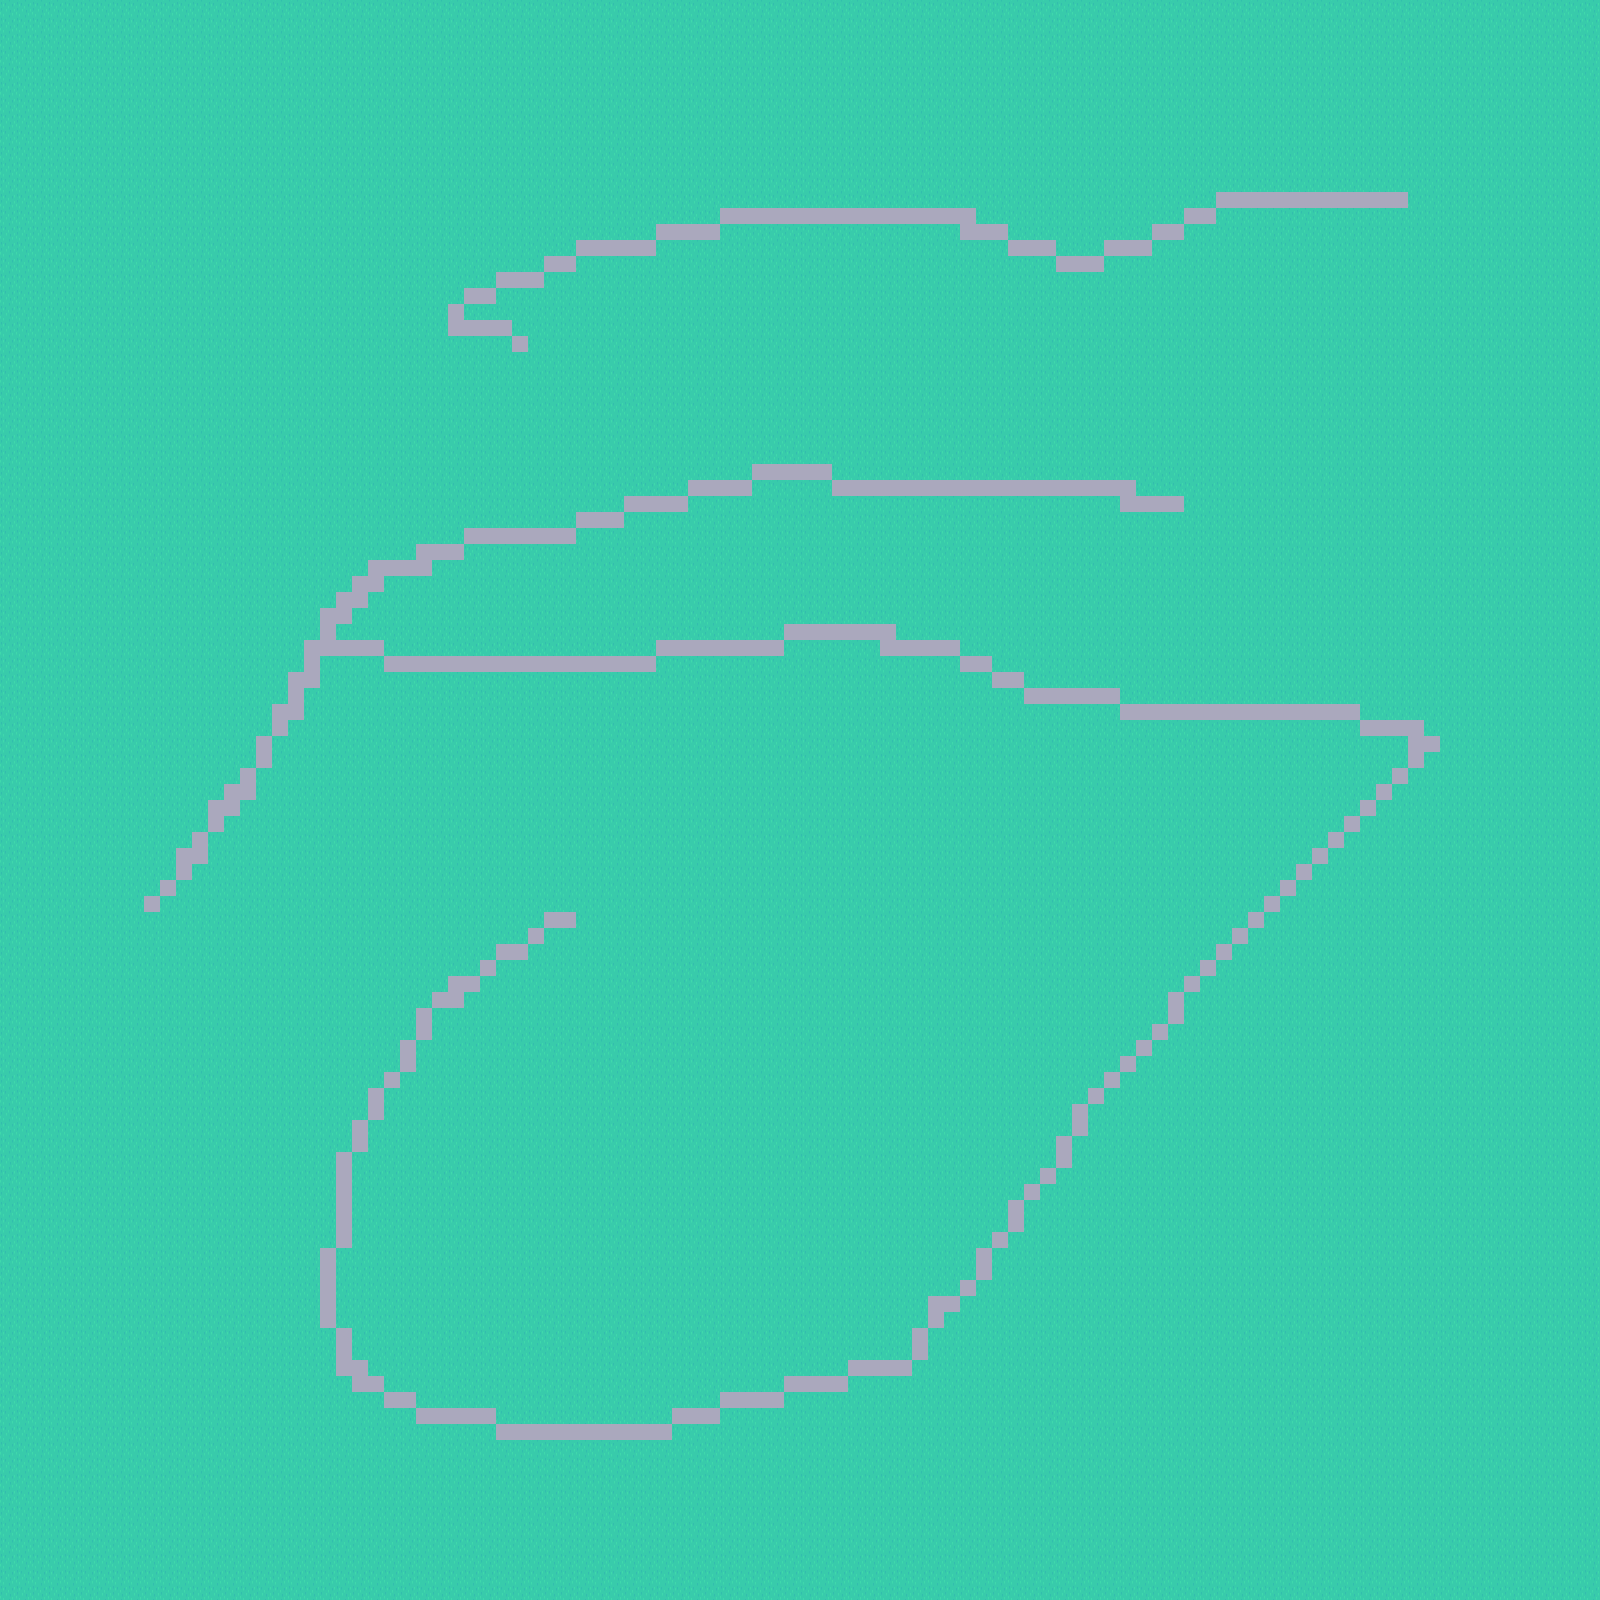

The image is a tile-based game level rendered from a .tmx file. Its description and source (layers, tilesets, objects; grid data summarised) follow:
An orthogonal 100x100 tile map with 16x16 px tiles, 1 tile layer (Ground).

<map version="1.10" tiledversion="1.10.2" orientation="orthogonal" renderorder="right-down" width="100" height="100" tilewidth="16" tileheight="16" infinite="0" nextlayerid="2" nextobjectid="1">
 <tileset firstgid="1" name="kenny" tilewidth="16" tileheight="16" tilecount="486" columns="27">
  <image source="assets/kenny-rpg-urban-pack/tilemap_packed.png" width="432" height="288" />
 </tileset>
 <layer id="1" name="Ground" width="100" height="100">
  <data>[10000 cells, 10000 non-empty, 2 distinct tile ids]</data>
 </layer>
</map>
